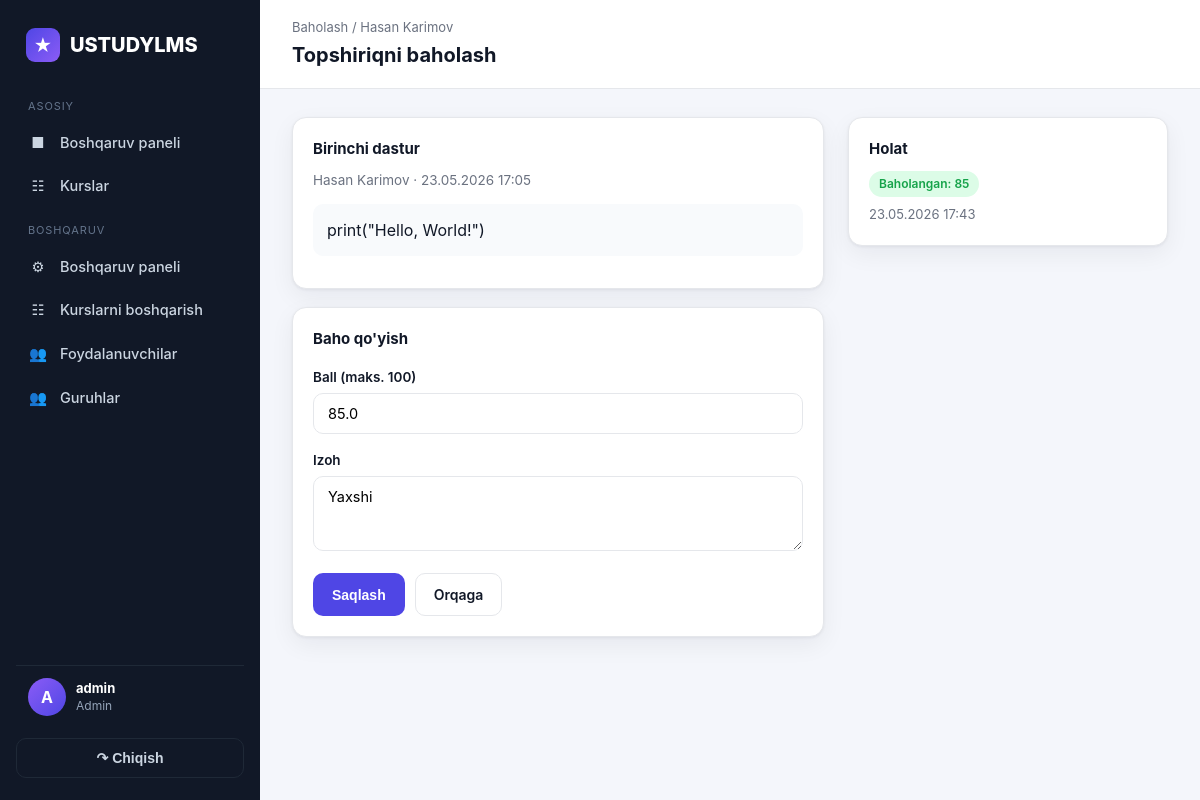
/courses/manage/grading/1/ (signed in), run on the app's committed database.
### accounts/models/user.py (models this page shows, shortened)
class CustomUser(AbstractUser):
    class Role(models.TextChoices):
        ADMIN = 'admin', 'Admin'
        TEACHER = 'teacher', "O'qituvchi"
        STUDENT = 'student', "O'quvchi"
    role = models.CharField(max_length=10, choices=Role.choices, default=Role.STUDENT)
    phone = models.CharField(max_length=20, blank=True)
    @property
    def is_admin(self):
        return self.is_superuser or self.role == self.Role.ADMIN
    @property
    def is_teacher(self):
        return self.role == self.Role.TEACHER

### courses/models/assignment.py (models this page shows, shortened)
class AssignmentSubmission(models.Model):
    assignment = models.ForeignKey(Assignment, on_delete=models.CASCADE, related_name='submissions')
    student = models.ForeignKey('accounts.Student', on_delete=models.CASCADE, related_name='assignment_submissions')
    text = models.TextField(blank=True)
    file = models.FileField(upload_to='submissions/', blank=True, null=True)
    is_checked = models.BooleanField(default=False)
    grade = models.FloatField(blank=True, null=True)
    comment = models.TextField(blank=True)
    submitted_at = models.DateTimeField(auto_now_add=True)
    graded_at = models.DateTimeField(blank=True, null=True)
    graded_by = models.ForeignKey('accounts.Teacher', on_delete=models.SET_NULL, blank=True, null=True, related_name='graded_submissions')
    class Meta:
        unique_together = ('assignment', 'student')
        ordering = ['-submitted_at']

class Assignment(models.Model):
    lesson = models.ForeignKey(Lesson, on_delete=models.CASCADE, related_name='assignments')
    title = models.CharField(max_length=200)
    description = models.TextField(blank=True)
    file = models.FileField(upload_to='assignments/', blank=True, null=True)
    deadline = models.DateTimeField(blank=True, null=True)
    max_grade = models.FloatField(default=100)
    created_at = models.DateTimeField(auto_now_add=True)

### accounts/models/profiles.py (models this page shows, shortened)
class Student(models.Model):
    user = models.OneToOneField(CustomUser, on_delete=models.CASCADE, related_name='student_profile')
    avatar = models.ImageField(upload_to='students/', blank=True, null=True)
    birth_date = models.DateField(blank=True, null=True)
    registered_at = models.DateTimeField(auto_now_add=True)
    @property
    def full_name(self):
        return self.user.get_full_name() or self.user.username

### courses/views/grading.py (the view)
# urls.py: path('manage/grading/<int:pk>/', views.grade_submission, name='manage_grade'),
@teacher_required
def grade_submission(request, pk):
    courses = manageable_courses(request.user)
    submission = get_object_or_404(
        AssignmentSubmission.objects
        .filter(assignment__lesson__module__course__in=courses)
        .select_related('assignment__lesson', 'student__user'),
        pk=pk,
    )
    if request.method == 'POST':
        form = GradeForm(request.POST, instance=submission)
        if form.is_valid():
            sub = form.save(commit=False)
            sub.is_checked = True
            sub.graded_at = timezone.now()
            teacher = getattr(request.user, 'teacher_profile', None)
            if teacher:
                sub.graded_by = teacher
            sub.save()
            messages.success(request, "Topshiriq baholandi.")
            return redirect('courses:manage_grading')
    else:
        form = GradeForm(instance=submission)
    return render(request, 'manage/grade_submission.html', {
        'submission': submission, 'form': form,
        'cancel_url': reverse('courses:manage_grading'),
    })

### courses/forms/assignment.py
class GradeForm(forms.ModelForm):
    class Meta:
        model = AssignmentSubmission
        fields = ('grade', 'comment')
        labels = {'grade': 'Ball', 'comment': 'Izoh'}
        widgets = {'comment': forms.Textarea(attrs={'rows': 3})}

### courses/views/helpers.py (called while the page is built)
def manageable_courses(user):
    if user.is_admin:
        return Course.objects.all()
    if user.is_teacher and hasattr(user, 'teacher_profile'):
        return user.teacher_profile.courses.all()
    return Course.objects.none()

### templates/manage/grade_submission.html (shortened to what this page needs)
{% extends 'base.html' %}
{% block heading %}Topshiriqni baholash{% endblock %}
{% block crumb %}<div class="crumb"><a href="{% url 'courses:manage_grading' %}">Baholash</a> / {{ submission.student.full_name }}</div>{% endblock %}
{% block content %}
<div class="lesson-grid">
    <div>
        <div class="card" style="margin-bottom:18px;"><div class="card-body">
            <h3 style="font-size:15px;margin-bottom:10px;">{{ submission.assignment.title }}</h3>
            <p style="color:var(--muted);font-size:13.5px;margin-bottom:14px;">{{ submission.student.full_name }} &middot; {{ submission.submitted_at|date:"d.m.Y H:i" }}</p>
            {% if submission.text %}<div style="background:#f8fafc;border-radius:10px;padding:14px;margin-bottom:12px;">{{ submission.text|linebreaks }}</div>{% endif %}
        </div></div>
        <div class="card"><div class="card-body">
            <h3 style="font-size:15px;margin-bottom:16px;">Baho qo'yish</h3>
            <form method="post">
                {% for field in form %}
                <div class="field">
                    <label for="{{ field.id_for_label }}">{{ field.label }} {% if field.name == 'grade' %}(maks. {{ submission.assignment.max_grade|floatformat:0 }}){% endif %}</label>
                    {{ field }}
                </div>
                {% endfor %}
                <div style="display:flex;gap:10px;">
                    <button type="submit" class="btn btn-primary">Saqlash</button>
                    <a href="{{ cancel_url }}" class="btn btn-light">Orqaga</a>
                </div>
            </form>
        </div></div>
    </div>
    <div class="sticky-side">
        <div class="card"><div class="card-body">
            <h3 style="font-size:15px;margin-bottom:10px;">Holat</h3>
            {% if submission.is_checked %}
            <span class="badge badge-success">Baholangan: {{ submission.grade|floatformat:0 }}</span>
            <p style="color:var(--muted);font-size:13px;margin-top:8px;">{{ submission.graded_at|date:"d.m.Y H:i" }}{% if submission.graded_by %} &middot; {{ submission.graded_by.full_name }}{% endif %}</p>
            {% else %}
            <span class="badge badge-warning">Kutilmoqda</span>
            {% endif %}
        </div></div>
    </div>
</div>
{% endblock %}

### templates/base.html (shortened to what this page needs)
{% load static %}
<!DOCTYPE html>
<html lang="uz">
<head>
    <link rel="stylesheet" href="{% static 'css/style.css' %}">
</head>
<body>
<div class="layout">
    <aside class="sidebar" id="sidebar">
        <div class="brand">
            <span class="logo">&#9733;</span> USTUDYLMS
        </div>
        <nav>
            <div class="nav-section">Asosiy</div>
            <a class="nav-link {% if request.resolver_match.url_name == 'dashboard' %}active{% endif %}" href="{% url 'accounts:dashboard' %}">
                <span class="ic">&#9632;</span> Boshqaruv paneli
            </a>
            <a class="nav-link {% if 'course' in request.resolver_match.url_name %}active{% endif %}" href="{% url 'courses:course_list' %}">
                <span class="ic">&#9783;</span> Kurslar
            </a>
            {% if user.is_teacher or user.is_admin %}
            <div class="nav-section">Boshqaruv</div>
            <a class="nav-link {% if request.resolver_match.url_name == 'manage_dashboard' %}active{% endif %}" href="{% url 'courses:manage_dashboard' %}">
                <span class="ic">&#9881;</span> Boshqaruv paneli
            </a>
            <a class="nav-link {% if 'manage_course' in request.resolver_match.url_name %}active{% endif %}" href="{% url 'courses:manage_course_list' %}">
                <span class="ic">&#9783;</span> Kurslarni boshqarish
            </a>
            {% endif %}
            {% if user.is_admin %}
            <a class="nav-link {% if 'user' in request.resolver_match.url_name %}active{% endif %}" href="{% url 'accounts:user_list' %}">
                <span class="ic">&#128101;</span> Foydalanuvchilar
            </a>
            <a class="nav-link {% if 'manage_group' in request.resolver_match.url_name %}active{% endif %}" href="{% url 'courses:manage_group_list' %}">
                <span class="ic">&#128101;</span> Guruhlar
            </a>
            {% endif %}
        </nav>
        <div class="user">
            <div class="av">{{ user.username|first|upper }}</div>
            <div class="meta">
                <b>{{ user.get_full_name|default:user.username }}</b>
                <span>{{ user.get_role_display }}</span>
            </div>
        </div>
        <form method="post" action="{% url 'accounts:logout' %}">
            <button type="submit" class="logout-btn">&#8631; Chiqish</button>
        </form>
    </aside>
    <main class="content">
        <div class="topbar">
            <div>
                {% block crumb %}{% endblock %}
                <h1>{% block heading %}{% endblock %}</h1>
            </div>
        </div>
        <div class="page">
            {% block content %}{% endblock %}
        </div>
    </main>
</div>
</body>
</html>

### static/css/style.css (style rules this page uses)
:root { --bg: #f4f6fb; --surface: #ffffff; --sidebar: #111827; --sidebar-soft: #1f2937; --primary: #4f46e5; --primary-dark: #4338ca; --primary-soft: #eef2ff; --success: #16a34a; --success-soft: #dcfce7; --danger: #dc2626; --danger-soft: #fee2e2; --warning: #d97706; --warning-soft: #fef3c7; --text: #111827; --muted: #6b7280; --border: #e5e7eb; --radius: 14px; --shadow: 0 1px 3px rgba(16, 24, 40, .06), 0 8px 24px rgba(16, 24, 40, .06); --sidebar-w: 260px; }
* { box-sizing: border-box; margin: 0; padding: 0; }
body { font-family: -apple-system, BlinkMacSystemFont, "Segoe UI", Roboto, Helvetica, Arial, sans-serif; background: var(--bg); color: var(--text); line-height: 1.5; -webkit-font-smoothing: antialiased; }
a { color: inherit; text-decoration: none; }
.layout { display: flex; min-height: 100vh; }
.sidebar { width: var(--sidebar-w); background: var(--sidebar); color: #cbd5e1; position: fixed; inset: 0 auto 0 0; display: flex; flex-direction: column; padding: 22px 16px; z-index: 30; }
.sidebar .brand { display: flex; align-items: center; gap: 10px; font-size: 20px; font-weight: 800; color: #fff; padding: 6px 10px 22px; }
.sidebar .brand .logo { width: 34px; height: 34px; border-radius: 9px; background: linear-gradient(135deg, var(--primary), #8b5cf6); display: grid; place-items: center; color: #fff; font-size: 18px; }
.nav-section { font-size: 11px; text-transform: uppercase; letter-spacing: .08em; color: #64748b; padding: 14px 12px 6px; }
.nav-link { display: flex; align-items: center; gap: 12px; padding: 11px 12px; border-radius: 10px; color: #cbd5e1; font-weight: 500; font-size: 14.5px; transition: background .15s, color .15s; }
.nav-link .ic { width: 20px; text-align: center; }
.sidebar .user { margin-top: auto; padding: 12px; border-top: 1px solid var(--sidebar-soft); display: flex; align-items: center; gap: 10px; }
.sidebar .user .av { width: 38px; height: 38px; border-radius: 50%; background: linear-gradient(135deg, #8b5cf6, var(--primary)); display: grid; place-items: center; color: #fff; font-weight: 700; }
.sidebar .user .meta { font-size: 13px; line-height: 1.3; overflow: hidden; }
.sidebar .user .meta b { color: #fff; display: block; white-space: nowrap; text-overflow: ellipsis; overflow: hidden; }
.sidebar .user .meta span { color: #94a3b8; font-size: 12px; }
.logout-btn { width: 100%; display: flex; align-items: center; justify-content: center; gap: 8px; margin-top: 10px; padding: 11px; border: 1px solid var(--sidebar-soft); border-radius: 10px; background: transparent; color: #cbd5e1; font-weight: 600; font-size: 14px; cursor: pointer; transition: background .15s, color .15s, border-color .15s; }
.content { margin-left: var(--sidebar-w); flex: 1; min-width: 0; }
.topbar { background: var(--surface); border-bottom: 1px solid var(--border); padding: 18px 32px; display: flex; align-items: center; justify-content: space-between; position: sticky; top: 0; z-index: 20; }
.topbar h1 { font-size: 20px; font-weight: 700; }
.topbar .crumb { color: var(--muted); font-size: 13px; margin-bottom: 2px; }
.page { padding: 28px 32px; max-width: 1180px; }
.card { background: var(--surface); border: 1px solid var(--border); border-radius: var(--radius); box-shadow: var(--shadow); overflow: hidden; }
.card-body { padding: 20px; }
.badge { display: inline-flex; align-items: center; gap: 5px; padding: 4px 10px; border-radius: 999px; font-size: 12px; font-weight: 600; }
.badge-success { background: var(--success-soft); color: var(--success); }
.btn { display: inline-flex; align-items: center; gap: 8px; justify-content: center; padding: 10px 18px; border-radius: 10px; font-weight: 600; font-size: 14px; border: 1px solid transparent; cursor: pointer; transition: background .15s, opacity .15s; }
.btn-primary { background: var(--primary); color: #fff; }
.btn-light { background: #fff; color: var(--text); border-color: var(--border); }
.lesson-grid { display: grid; grid-template-columns: 1fr 320px; gap: 24px; align-items: start; }
.sticky-side { position: sticky; top: 92px; }
.field { margin-bottom: 16px; }
.field label { display: block; font-size: 13.5px; font-weight: 600; margin-bottom: 6px; }
.field input, .field textarea, .field select { width: 100%; padding: 11px 14px; border: 1.5px solid var(--border); border-radius: 10px; font-size: 14.5px; font-family: inherit; background: #fff; }

### data on the page
CustomUser: username|first "A", get_full_name "admin", role "Admin"
AssignmentSubmission: student.full_name "Hasan Karimov", assignment "Birinchi dastur", submitted_at "23.05.2026 17:05", text "print(\"Hello, World!\")", assignment.max_grade "100", form "85.0" "Yaxshi", grade "85", graded_at "23.05.2026 17:43"

### other printed values
{{ field.label }} "Ball" "Izoh"
